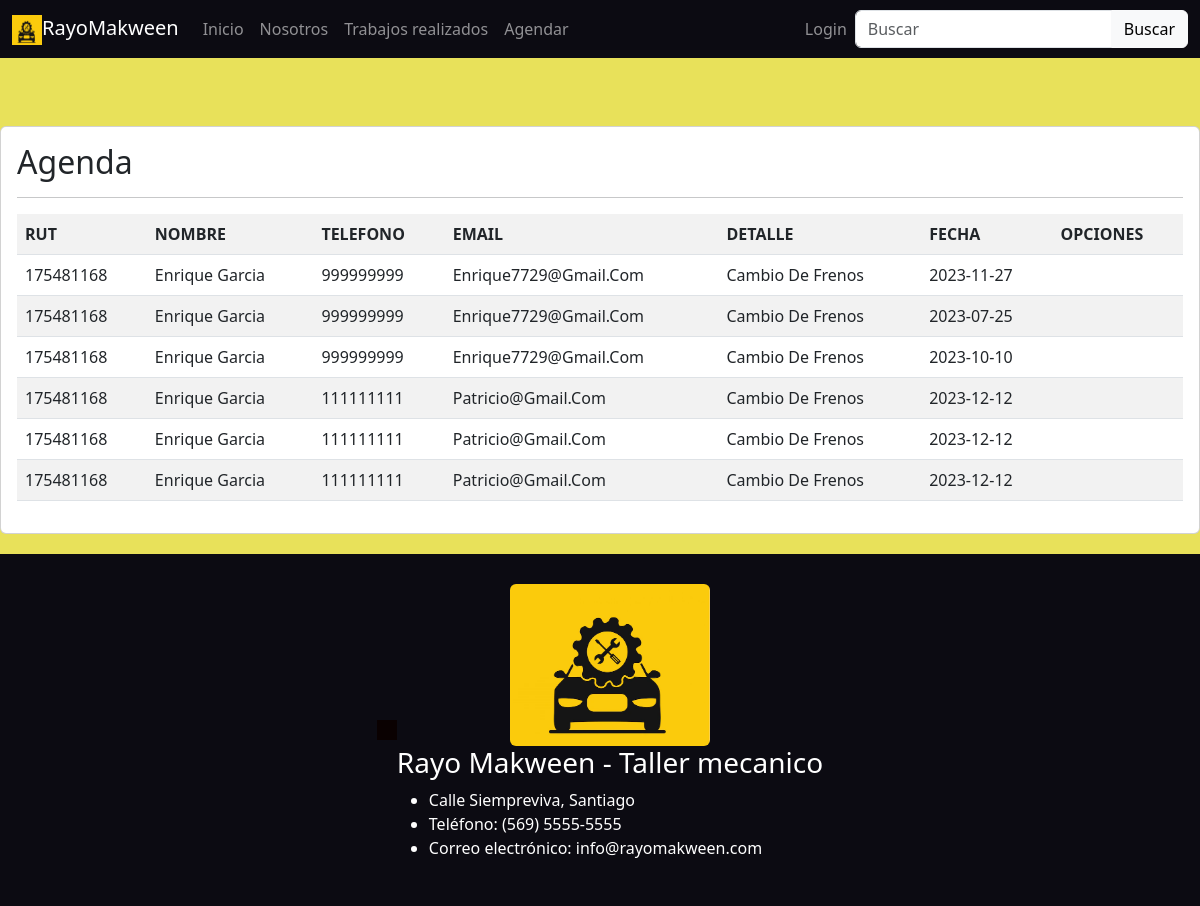
/agenda/, run on an earlier commit of the app's database.
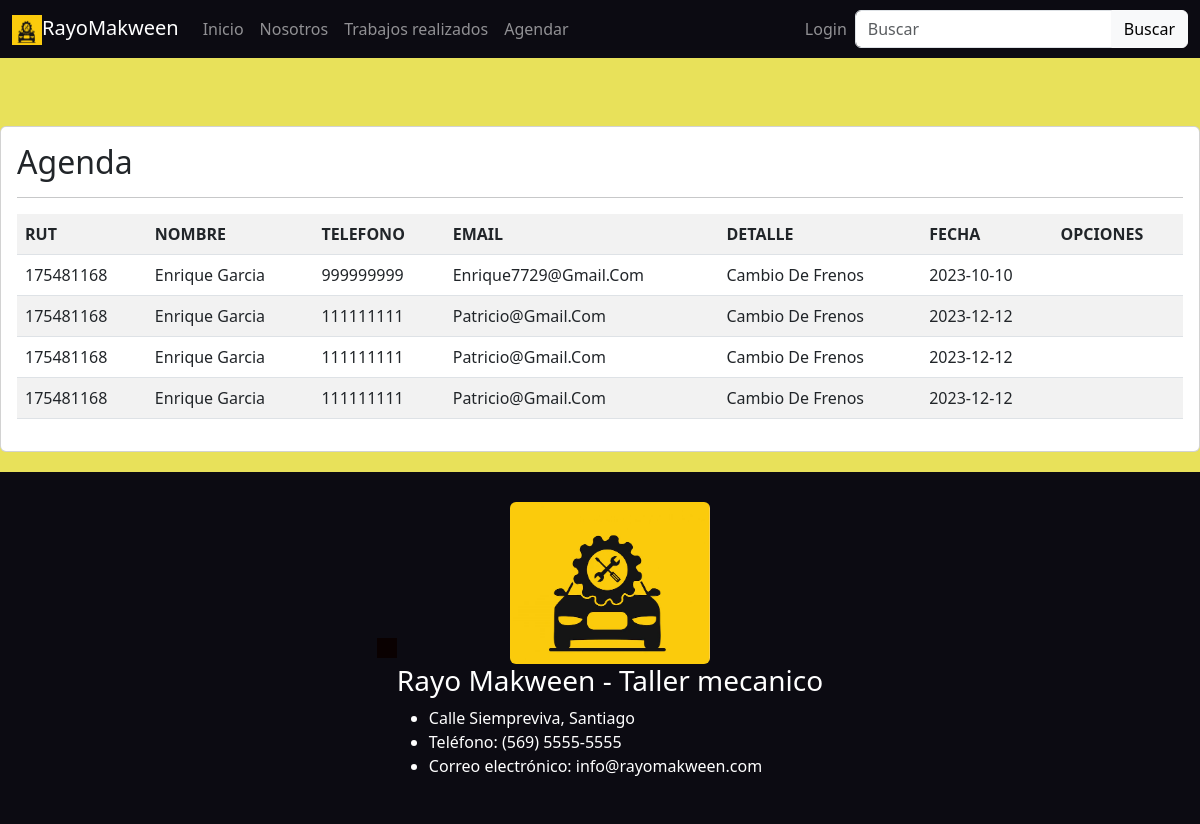
And on a later commit of the database.
### taller/models.py (models this page shows, shortened)
class Reserva(models.Model):
    rut = models.CharField(max_length=10)
    nombre = models.CharField(max_length=50)
    telefono = models.IntegerField()
    email = models.EmailField()
    detalle = models.CharField(max_length=2000)
    fecha = models.DateField()

### taller/views.py (the view)
# urls.py: path('agenda/', views.agenda, name='agenda'),
def agenda(request):
    agendas = Reserva.objects.all()
    data = {
        'reservas' : agendas
    }
    return render(request, 'taller/Agenda.html',data)

### taller/templates/taller/Agenda.html (shortened to what this page needs)
{% extends 'taller/Base.html' %}
{% load static %}
{% block content %}
<br><br>
<div class="card">
    <div class="card-body">
        <h2>Agenda</h2>
        <hr>
        <table class="table table-striped table-hover table-responsive-sm">
            <tr>
                <th>RUT</th>
                <th>NOMBRE</th>
                <th>TELEFONO</th>
                <th>EMAIL</th>
                <th>DETALLE</th>
                <th>FECHA</th>
                <th>OPCIONES</th>
            </tr>
            {% for p in reservas %}
            <tr>
                <td>{{ p.rut | title }}</td>
                <td>{{ p.nombre | title }}</td>
                <td>{{ p.telefono | title}}</td>
                <td>{{ p.email | title}}</td>
                <td>{{ p.detalle | title }}</td>
                <td>{{ p.fecha | title }}</td>
                <td>
                </td>
            </tr>
            {% endfor %}
        </table>
    </div>
</div>
{% endblock %}

### taller/templates/taller/Base.html (shortened to what this page needs)
{% load static %}
<!DOCTYPE html>
<html>
<head>
  <link href="https://cdn.jsdelivr.net/npm/bootstrap@5.3.0-alpha3/dist/css/bootstrap.min.css" rel="stylesheet">
  <link rel="stylesheet" href="{% static 'css/Base.css' %}">
  <link rel="stylesheet" href="{% static 'css/divisas.css' %}">
</head>
<body>
  <header>
    <nav class="navbar navbar-expand-lg navbar-dark" style="background-color: #0c0b12;">
      <div class="container-fluid">
        <a class="navbar-brand" href="/"><img src="{%static 'images/logo.png'%}" alt="Rayo Makween" width="30" height="30">RayoMakween</a>
        <div class="collapse navbar-collapse" id="navbarSupportedContent">
          <ul class="navbar-nav me-auto mb-2 mb-lg-0">
            <li class="nav-item">
              <a class="nav-link" aria-current="page" href="/">Inicio</a>
            </li>
            <li class="nav-item">
              <a class="nav-link" href="/nosotros">Nosotros</a>
            </li>
            <li class="nav-item">
              <a class="nav-link" href="/trabajos">Trabajos realizados</a>
            </li>
            <li class="nav-item">
              <a class="nav-link" href="/agendar">Agendar</a>
            </li>
          </ul>
          <ul class="navbar-nav mb-2 mb-lg-0 justify-content-end">
            {% if user.is_authenticated %}
            <li class="nav-item">
              <a class="nav-link" href="{% url 'logout' %}">Cerrar Sesion</a>
            </li>
            <li class="nav-item">
              <a class="nav-link" href="#">@{{ user.username }}</a>
            </li>
            {% else %}
            <li class="nav-item">
              <a class="nav-link" href="{% url 'login' %}">Login</a>
            </li>
            {% endif %}
          </ul>
          <form class="d-flex">
            <div class="input-group">
              <input class="form-control" type="search" placeholder="Buscar" aria-label="Search">
              <button class="btn btn-light" type="submit">Buscar</button>
            </div>
          </form>
        </div>
      </div>
    </nav>
  </header>
{% block content %}
{% endblock %}
  <footer class="footer">
    <div class="container-fluid d-flex justify-content-center align-items-center">
      <div id="currency-container"></div>
      <div class="container2">
        <div class="logo">
          <img src="{%static 'images/logo.png'%}" alt="rayo" width="200" height="auto" class="rounded mx-auto d-block">
        </div>
        <div class="info">
          <h3>Rayo Makween - Taller mecanico</h3>
          <ul>
            <li>Calle Siempreviva, Santiago</li>
            <li>Teléfono: (569) 5555-5555</li>
            <li>Correo electrónico: info@rayomakween.com</li>
          </ul>
        </div>
  </footer>
</body>
</html>

### taller/static/css/Base.css (style rules this page uses)
body { background-color: #e8e15a; }
header { margin-bottom: 20px; }
footer { background-color: #0c0b12; padding: 20px 0; color: #ffffff; padding: 30px; margin-top: 20px; }
footer .logo { width: 200px; height: auto; display: block; margin: 0 auto; }
.card { margin-bottom: 20px; }

### taller/static/css/divisas.css (style rules this page uses)
#currency-container { display: flex; flex-direction: column; align-items: center; padding: 10px; background-color: rgb(10, 1, 1); max-width: 250px; margin: 1 auto; }

What changed in the data, as far as the page shows it:
removed Reserva: rut "175481168", nombre "Enrique Garcia", telefono "999999999", email "Enrique7729@Gmail.Com", detalle "Cambio De Frenos", fecha "2023-11-27"
removed Reserva: rut "175481168", nombre "Enrique Garcia", telefono "999999999", email "Enrique7729@Gmail.Com", detalle "Cambio De Frenos", fecha "2023-07-25"
